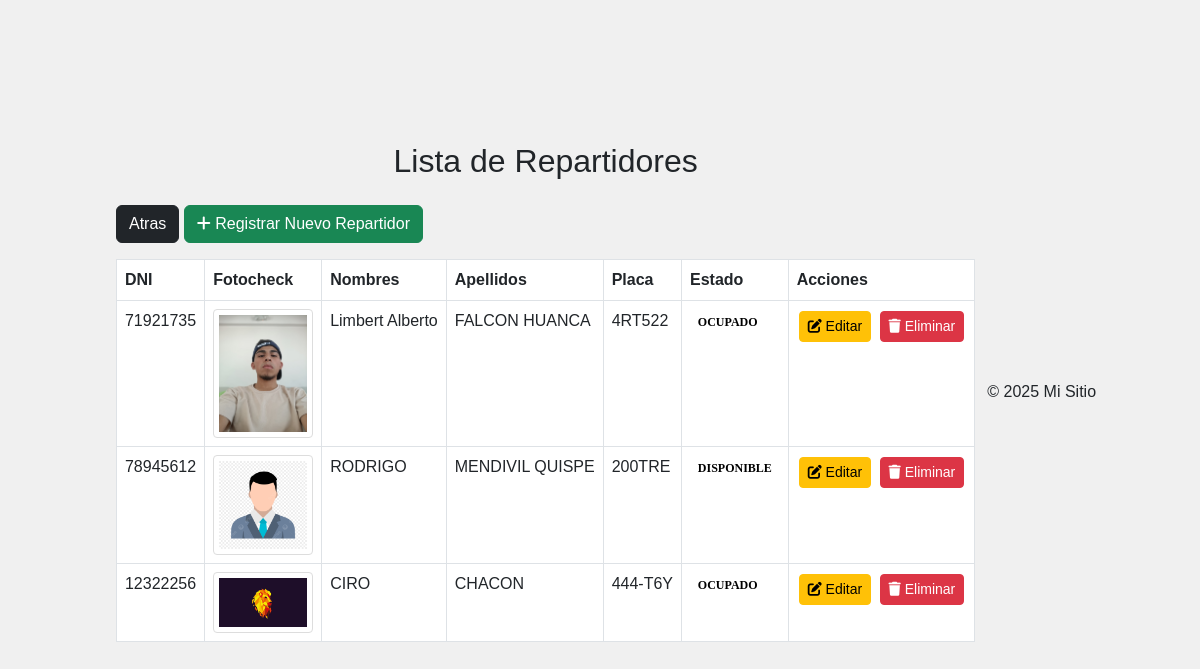
Screenshot of /dealers/ with the database file from the repository.
### app_apay/models.py (models this page shows, shortened)
class Dealer(models.Model):
    ESTADO_CHOICES = [
        ('DISPONIBLE', 'Disponible'),
        ('OCUPADO', 'Ocupado'),
    ]
    dni = models.CharField(max_length=8, unique=True)  # DNI del repartidor
    nombres = models.CharField(max_length=100)  # Nombres del repartidor
    apellidos = models.CharField(max_length=100)  # Apellidos del repartidor
    placa = models.CharField(max_length=10, unique=True)  # Placa del vehículo
    estado = models.CharField(max_length=10, choices=ESTADO_CHOICES, default='DISPONIBLE')  # Estado del repartidor
    fotocheck = models.ImageField(upload_to='fotochecks/')  # Foto del repartidor

### app_apay/views.py (the view)
# urls.py: path('dealers/', views.listar_dealers, name='listar_dealers'),
def listar_dealers(request):
    dealers = Dealer.objects.all()
    return render(request, 'dealers/listar_dealers.html', {'dealers': dealers})

### app_apay/templates/dealers/listar_dealers.html
{% extends "base.html" %}
{% load static %}
{% block content %}
<div class="container">
    <h2 class="text-center mb-4">Lista de Repartidores</h2>
    <a href="{% url 'dashboard' %}" class="btn btn-dark mb-3">
     Atras
    </a>
    <a href="{% url 'registrar_dealer' %}" class="btn btn-success mb-3">
        <i class="fas fa-plus"></i> Registrar Nuevo Repartidor
    </a>
    <table class="table table-bordered table-hover">
        <thead class="thead-dark">
            <tr>
                <th>DNI</th>
                <th>Fotocheck</th>
                <th>Nombres</th>
                <th>Apellidos</th>
                <th>Placa</th>
                <th>Estado</th>
                <th>Acciones</th>
            </tr>
        </thead>
        <tbody>
            {% for dealer in dealers %}
            <tr>
                <td>{{ dealer.dni }}</td>
                <td>
                    {% if dealer.fotocheck %}
                        <img src="{{ dealer.fotocheck.url }}" alt="Fotocheck de {{ dealer.nombres }}" class="img-thumbnail" style="width: 100px; height: auto;">
                    {% else %}
                        <span class="text-muted">Sin imagen</span>
                    {% endif %}
                </td>
                <td>{{ dealer.nombres }}</td>
                <td>{{ dealer.apellidos }}</td>
                <td>{{ dealer.placa }}</td>
                <td>
                    <span class="badge {% if dealer.estado == 'DISPONIBLE' %}badge-success{% else %}badge-warning{% endif %}">
                        {{ dealer.estado }}
                    </span>
                </td>
                <td>
                    <a href="{% url 'editar_dealer' dealer.id %}" class="btn btn-warning btn-sm">
                        <i class="fas fa-edit"></i> Editar
                    </a>
                    <a href="{% url 'eliminar_dealer' dealer.id %}" class="btn btn-danger btn-sm">
                        <i class="fas fa-trash"></i> Eliminar
                    </a>
                </td>
            </tr>
            {% endfor %}
        </tbody>
    </table>
</div>
{% endblock %}

### app_apay/static/css/styles.css (style rules this page uses)
.btn-sm { margin: 2px; }
.img-thumbnail { border: 1px solid #ddd; border-radius: 4px; padding: 5px; }
.badge { color: black; font-family: Georgia, 'Times New Roman', Times, serif; }

### app_apay/static/css/login.css (style rules this page uses)
body { font-family: Arial, sans-serif; background-color: #f0f0f0; display: flex; justify-content: center; align-items: center; height: 100vh; margin: 0; }

### rows the page displays
Dealer: dni "71921735", fotocheck (picture), nombres "Limbert Alberto", apellidos "FALCON HUANCA", placa "4RT522", estado "OCUPADO"
Dealer: dni "78945612", fotocheck (placeholder picture), nombres "RODRIGO", apellidos "MENDIVIL QUISPE", placa "200TRE", estado "DISPONIBLE"
Dealer: dni "12322256", fotocheck (picture), nombres "CIRO", apellidos "CHACON", placa "444-T6Y", estado "OCUPADO"
